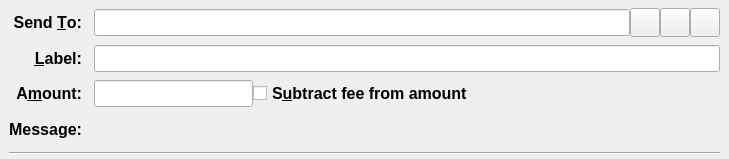
<?xml version="1.0" encoding="UTF-8"?>
<ui version="4.0">
 <class>SendCoinsEntry</class>
 <widget class="QStackedWidget" name="SendCoinsEntry">
  <property name="geometry">
   <rect>
    <x>0</x>
    <y>0</y>
    <width>729</width>
    <height>159</height>
   </rect>
  </property>
  <property name="font">
   <font>
    <pointsize>12</pointsize>
    <weight>75</weight>
    <bold>true</bold>
   </font>
  </property>
  <property name="focusPolicy">
   <enum>Qt::TabFocus</enum>
  </property>
  <property name="autoFillBackground">
   <bool>false</bool>
  </property>
  <widget class="QFrame" name="SendCoins">
   <property name="toolTip">
    <string>This is a normal payment.</string>
   </property>
   <property name="frameShape">
    <enum>QFrame::NoFrame</enum>
   </property>
   <layout class="QGridLayout" name="gridLayout">
    <property name="topMargin">
     <number>8</number>
    </property>
    <property name="bottomMargin">
     <number>4</number>
    </property>
    <property name="horizontalSpacing">
     <number>12</number>
    </property>
    <property name="verticalSpacing">
     <number>8</number>
    </property>
    <item row="3" column="1">
     <widget class="QLabel" name="messageTextLabel">
      <property name="toolTip">
       <string>A message that was attached to the soteria: URI which will be stored with the transaction for your reference. Note: This message will not be sent over the Soteria network.</string>
      </property>
      <property name="textFormat">
       <enum>Qt::PlainText</enum>
      </property>
     </widget>
    </item>
    <item row="1" column="0">
     <widget class="QLabel" name="labellLabel">
      <property name="text">
       <string>&amp;Label:</string>
      </property>
      <property name="alignment">
       <set>Qt::AlignRight|Qt::AlignTrailing|Qt::AlignVCenter</set>
      </property>
      <property name="buddy">
       <cstring>addAsLabel</cstring>
      </property>
     </widget>
    </item>
    <item row="2" column="1">
     <layout class="QHBoxLayout" name="horizontalLayoutAmount" stretch="0,1">
      <item>
       <widget class="SoteriaAmountField" name="payAmount"/>
      </item>
      <item>
       <widget class="QCheckBox" name="checkboxSubtractFeeFromAmount">
        <property name="toolTip">
         <string>The fee will be deducted from the amount being sent. The recipient will receive less soterias than you enter in the amount field. If multiple recipients are selected, the fee is split equally.</string>
        </property>
        <property name="text">
         <string>S&amp;ubtract fee from amount</string>
        </property>
       </widget>
      </item>
     </layout>
    </item>
    <item row="0" column="1">
     <layout class="QHBoxLayout" name="payToLayout">
      <property name="spacing">
       <number>0</number>
      </property>
      <item>
       <widget class="QValidatedLineEdit" name="payTo">
        <property name="toolTip">
         <string>The Soteria address to send the payment to</string>
        </property>
       </widget>
      </item>
      <item>
       <widget class="QToolButton" name="addressBookButton">
        <property name="toolTip">
         <string>Choose previously used address</string>
        </property>
        <property name="text">
         <string/>
        </property>
        <property name="iconSize">
         <size>
          <width>22</width>
          <height>22</height>
         </size>
        </property>
        <property name="shortcut">
         <string>Alt+A</string>
        </property>
       </widget>
      </item>
      <item>
       <widget class="QToolButton" name="pasteButton">
        <property name="toolTip">
         <string>Paste address from clipboard</string>
        </property>
        <property name="text">
         <string/>
        </property>
        <property name="iconSize">
         <size>
          <width>22</width>
          <height>22</height>
         </size>
        </property>
        <property name="shortcut">
         <string>Alt+P</string>
        </property>
       </widget>
      </item>
      <item>
       <widget class="QToolButton" name="deleteButton">
        <property name="toolTip">
         <string>Remove this entry</string>
        </property>
        <property name="text">
         <string/>
        </property>
        <property name="iconSize">
         <size>
          <width>22</width>
          <height>22</height>
         </size>
        </property>
       </widget>
      </item>
     </layout>
    </item>
    <item row="0" column="0">
     <widget class="QLabel" name="payToLabel">
      <property name="text">
       <string>Send &amp;To:</string>
      </property>
      <property name="alignment">
       <set>Qt::AlignRight|Qt::AlignTrailing|Qt::AlignVCenter</set>
      </property>
      <property name="buddy">
       <cstring>payTo</cstring>
      </property>
     </widget>
    </item>
    <item row="3" column="0">
     <widget class="QLabel" name="messageLabel">
      <property name="text">
       <string>Message:</string>
      </property>
      <property name="alignment">
       <set>Qt::AlignRight|Qt::AlignTrailing|Qt::AlignVCenter</set>
      </property>
     </widget>
    </item>
    <item row="2" column="0">
     <widget class="QLabel" name="amountLabel">
      <property name="text">
       <string>A&amp;mount:</string>
      </property>
      <property name="alignment">
       <set>Qt::AlignRight|Qt::AlignTrailing|Qt::AlignVCenter</set>
      </property>
      <property name="buddy">
       <cstring>payAmount</cstring>
      </property>
     </widget>
    </item>
    <item row="1" column="1">
     <widget class="QLineEdit" name="addAsLabel">
      <property name="toolTip">
       <string>Enter a label for this address to add it to the list of used addresses</string>
      </property>
     </widget>
    </item>
    <item row="4" column="0" colspan="2">
     <widget class="Line" name="line">
      <property name="orientation">
       <enum>Qt::Horizontal</enum>
      </property>
     </widget>
    </item>
   </layout>
  </widget>
  <widget class="QFrame" name="SendCoins_UnauthenticatedPaymentRequest">
   <property name="palette">
    <palette>
     <active>
      <colorrole role="WindowText">
       <brush brushstyle="SolidPattern">
        <color alpha="255">
         <red>0</red>
         <green>0</green>
         <blue>0</blue>
        </color>
       </brush>
      </colorrole>
      <colorrole role="Button">
       <brush brushstyle="SolidPattern">
        <color alpha="255">
         <red>255</red>
         <green>255</green>
         <blue>127</blue>
        </color>
       </brush>
      </colorrole>
      <colorrole role="Light">
       <brush brushstyle="SolidPattern">
        <color alpha="255">
         <red>255</red>
         <green>255</green>
         <blue>255</blue>
        </color>
       </brush>
      </colorrole>
      <colorrole role="Midlight">
       <brush brushstyle="SolidPattern">
        <color alpha="255">
         <red>255</red>
         <green>255</green>
         <blue>191</blue>
        </color>
       </brush>
      </colorrole>
      <colorrole role="Dark">
       <brush brushstyle="SolidPattern">
        <color alpha="255">
         <red>127</red>
         <green>127</green>
         <blue>63</blue>
        </color>
       </brush>
      </colorrole>
      <colorrole role="Mid">
       <brush brushstyle="SolidPattern">
        <color alpha="255">
         <red>170</red>
         <green>170</green>
         <blue>84</blue>
        </color>
       </brush>
      </colorrole>
      <colorrole role="Text">
       <brush brushstyle="SolidPattern">
        <color alpha="255">
         <red>0</red>
         <green>0</green>
         <blue>0</blue>
        </color>
       </brush>
      </colorrole>
      <colorrole role="BrightText">
       <brush brushstyle="SolidPattern">
        <color alpha="255">
         <red>255</red>
         <green>255</green>
         <blue>255</blue>
        </color>
       </brush>
      </colorrole>
      <colorrole role="ButtonText">
       <brush brushstyle="SolidPattern">
        <color alpha="255">
         <red>0</red>
         <green>0</green>
         <blue>0</blue>
        </color>
       </brush>
      </colorrole>
      <colorrole role="Base">
       <brush brushstyle="SolidPattern">
        <color alpha="255">
         <red>255</red>
         <green>255</green>
         <blue>255</blue>
        </color>
       </brush>
      </colorrole>
      <colorrole role="Window">
       <brush brushstyle="SolidPattern">
        <color alpha="255">
         <red>255</red>
         <green>255</green>
         <blue>127</blue>
        </color>
       </brush>
      </colorrole>
      <colorrole role="Shadow">
       <brush brushstyle="SolidPattern">
        <color alpha="255">
         <red>0</red>
         <green>0</green>
         <blue>0</blue>
        </color>
       </brush>
      </colorrole>
      <colorrole role="AlternateBase">
       <brush brushstyle="SolidPattern">
        <color alpha="255">
         <red>255</red>
         <green>255</green>
         <blue>191</blue>
        </color>
       </brush>
      </colorrole>
      <colorrole role="ToolTipBase">
       <brush brushstyle="SolidPattern">
        <color alpha="255">
         <red>255</red>
         <green>255</green>
         <blue>220</blue>
        </color>
       </brush>
      </colorrole>
      <colorrole role="ToolTipText">
       <brush brushstyle="SolidPattern">
        <color alpha="255">
         <red>0</red>
         <green>0</green>
         <blue>0</blue>
        </color>
       </brush>
      </colorrole>
      <colorrole role="PlaceholderText">
       <brush brushstyle="NoBrush">
        <color alpha="128">
         <red>0</red>
         <green>0</green>
         <blue>0</blue>
        </color>
       </brush>
      </colorrole>
     </active>
     <inactive>
      <colorrole role="WindowText">
       <brush brushstyle="SolidPattern">
        <color alpha="255">
         <red>0</red>
         <green>0</green>
         <blue>0</blue>
        </color>
       </brush>
      </colorrole>
      <colorrole role="Button">
       <brush brushstyle="SolidPattern">
        <color alpha="255">
         <red>255</red>
         <green>255</green>
         <blue>127</blue>
        </color>
       </brush>
      </colorrole>
      <colorrole role="Light">
       <brush brushstyle="SolidPattern">
        <color alpha="255">
         <red>255</red>
         <green>255</green>
         <blue>255</blue>
        </color>
       </brush>
      </colorrole>
      <colorrole role="Midlight">
       <brush brushstyle="SolidPattern">
        <color alpha="255">
         <red>255</red>
         <green>255</green>
         <blue>191</blue>
        </color>
       </brush>
      </colorrole>
      <colorrole role="Dark">
       <brush brushstyle="SolidPattern">
        <color alpha="255">
         <red>127</red>
         <green>127</green>
         <blue>63</blue>
        </color>
       </brush>
      </colorrole>
      <colorrole role="Mid">
       <brush brushstyle="SolidPattern">
        <color alpha="255">
         <red>170</red>
         <green>170</green>
         <blue>84</blue>
        </color>
       </brush>
      </colorrole>
      <colorrole role="Text">
       <brush brushstyle="SolidPattern">
        <color alpha="255">
         <red>0</red>
         <green>0</green>
         <blue>0</blue>
        </color>
       </brush>
      </colorrole>
      <colorrole role="BrightText">
       <brush brushstyle="SolidPattern">
        <color alpha="255">
         <red>255</red>
         <green>255</green>
         <blue>255</blue>
        </color>
       </brush>
      </colorrole>
      <colorrole role="ButtonText">
       <brush brushstyle="SolidPattern">
        <color alpha="255">
         <red>0</red>
         <green>0</green>
         <blue>0</blue>
        </color>
       </brush>
      </colorrole>
      <colorrole role="Base">
       <brush brushstyle="SolidPattern">
        <color alpha="255">
         <red>255</red>
         <green>255</green>
         <blue>255</blue>
        </color>
       </brush>
      </colorrole>
      <colorrole role="Window">
       <brush brushstyle="SolidPattern">
        <color alpha="255">
         <red>255</red>
         <green>255</green>
         <blue>127</blue>
        </color>
       </brush>
      </colorrole>
      <colorrole role="Shadow">
       <brush brushstyle="SolidPattern">
        <color alpha="255">
         <red>0</red>
         <green>0</green>
         <blue>0</blue>
        </color>
       </brush>
      </colorrole>
      <colorrole role="AlternateBase">
       <brush brushstyle="SolidPattern">
        <color alpha="255">
         <red>255</red>
         <green>255</green>
         <blue>191</blue>
        </color>
       </brush>
      </colorrole>
      <colorrole role="ToolTipBase">
       <brush brushstyle="SolidPattern">
        <color alpha="255">
         <red>255</red>
         <green>255</green>
         <blue>220</blue>
        </color>
       </brush>
      </colorrole>
      <colorrole role="ToolTipText">
       <brush brushstyle="SolidPattern">
        <color alpha="255">
         <red>0</red>
         <green>0</green>
         <blue>0</blue>
        </color>
       </brush>
      </colorrole>
      <colorrole role="PlaceholderText">
       <brush brushstyle="NoBrush">
        <color alpha="128">
         <red>0</red>
         <green>0</green>
         <blue>0</blue>
        </color>
       </brush>
      </colorrole>
     </inactive>
     <disabled>
      <colorrole role="WindowText">
       <brush brushstyle="SolidPattern">
        <color alpha="255">
         <red>127</red>
         <green>127</green>
         <blue>63</blue>
        </color>
       </brush>
      </colorrole>
      <colorrole role="Button">
       <brush brushstyle="SolidPattern">
        <color alpha="255">
         <red>255</red>
         <green>255</green>
         <blue>127</blue>
        </color>
       </brush>
      </colorrole>
      <colorrole role="Light">
       <brush brushstyle="SolidPattern">
        <color alpha="255">
         <red>255</red>
         <green>255</green>
         <blue>255</blue>
        </color>
       </brush>
      </colorrole>
      <colorrole role="Midlight">
       <brush brushstyle="SolidPattern">
        <color alpha="255">
         <red>255</red>
         <green>255</green>
         <blue>191</blue>
        </color>
       </brush>
      </colorrole>
      <colorrole role="Dark">
       <brush brushstyle="SolidPattern">
        <color alpha="255">
         <red>127</red>
         <green>127</green>
         <blue>63</blue>
        </color>
       </brush>
      </colorrole>
      <colorrole role="Mid">
       <brush brushstyle="SolidPattern">
        <color alpha="255">
         <red>170</red>
         <green>170</green>
         <blue>84</blue>
        </color>
       </brush>
      </colorrole>
      <colorrole role="Text">
       <brush brushstyle="SolidPattern">
        <color alpha="255">
         <red>127</red>
         <green>127</green>
         <blue>63</blue>
        </color>
       </brush>
      </colorrole>
      <colorrole role="BrightText">
       <brush brushstyle="SolidPattern">
        <color alpha="255">
         <red>255</red>
         <green>255</green>
         <blue>255</blue>
        </color>
       </brush>
      </colorrole>
      <colorrole role="ButtonText">
       <brush brushstyle="SolidPattern">
        <color alpha="255">
         <red>127</red>
         <green>127</green>
         <blue>63</blue>
        </color>
       </brush>
      </colorrole>
      <colorrole role="Base">
       <brush brushstyle="SolidPattern">
        <color alpha="255">
         <red>255</red>
         <green>255</green>
         <blue>127</blue>
        </color>
       </brush>
      </colorrole>
      <colorrole role="Window">
       <brush brushstyle="SolidPattern">
        <color alpha="255">
         <red>255</red>
         <green>255</green>
         <blue>127</blue>
        </color>
       </brush>
      </colorrole>
      <colorrole role="Shadow">
       <brush brushstyle="SolidPattern">
        <color alpha="255">
         <red>0</red>
         <green>0</green>
         <blue>0</blue>
        </color>
       </brush>
      </colorrole>
      <colorrole role="AlternateBase">
       <brush brushstyle="SolidPattern">
        <color alpha="255">
         <red>255</red>
         <green>255</green>
         <blue>127</blue>
        </color>
       </brush>
      </colorrole>
      <colorrole role="ToolTipBase">
       <brush brushstyle="SolidPattern">
        <color alpha="255">
         <red>255</red>
         <green>255</green>
         <blue>220</blue>
        </color>
       </brush>
      </colorrole>
      <colorrole role="ToolTipText">
       <brush brushstyle="SolidPattern">
        <color alpha="255">
         <red>0</red>
         <green>0</green>
         <blue>0</blue>
        </color>
       </brush>
      </colorrole>
      <colorrole role="PlaceholderText">
       <brush brushstyle="NoBrush">
        <color alpha="128">
         <red>0</red>
         <green>0</green>
         <blue>0</blue>
        </color>
       </brush>
      </colorrole>
     </disabled>
    </palette>
   </property>
   <property name="toolTip">
    <string>This is an unauthenticated payment request.</string>
   </property>
   <property name="autoFillBackground">
    <bool>true</bool>
   </property>
   <property name="frameShape">
    <enum>QFrame::NoFrame</enum>
   </property>
   <layout class="QGridLayout" name="gridLayout_is">
    <property name="spacing">
     <number>12</number>
    </property>
    <item row="0" column="0">
     <widget class="QLabel" name="payToLabel_is">
      <property name="text">
       <string>Send to:</string>
      </property>
      <property name="alignment">
       <set>Qt::AlignRight|Qt::AlignTrailing|Qt::AlignVCenter</set>
      </property>
     </widget>
    </item>
    <item row="0" column="1">
     <layout class="QHBoxLayout" name="payToLayout_is">
      <property name="spacing">
       <number>0</number>
      </property>
      <item>
       <widget class="QLabel" name="payTo_is"/>
      </item>
      <item>
       <widget class="QToolButton" name="deleteButton_is">
        <property name="toolTip">
         <string>Remove this entry</string>
        </property>
        <property name="text">
         <string/>
        </property>
       </widget>
      </item>
     </layout>
    </item>
    <item row="1" column="0">
     <widget class="QLabel" name="memoLabel_is">
      <property name="text">
       <string>Memo:</string>
      </property>
      <property name="alignment">
       <set>Qt::AlignRight|Qt::AlignTrailing|Qt::AlignVCenter</set>
      </property>
     </widget>
    </item>
    <item row="1" column="1">
     <widget class="QLabel" name="memoTextLabel_is">
      <property name="textFormat">
       <enum>Qt::PlainText</enum>
      </property>
     </widget>
    </item>
    <item row="2" column="0">
     <widget class="QLabel" name="amountLabel_is">
      <property name="text">
       <string>A&amp;mount:</string>
      </property>
      <property name="alignment">
       <set>Qt::AlignRight|Qt::AlignTrailing|Qt::AlignVCenter</set>
      </property>
      <property name="buddy">
       <cstring>payAmount_is</cstring>
      </property>
     </widget>
    </item>
    <item row="2" column="1">
     <widget class="SoteriaAmountField" name="payAmount_is">
      <property name="acceptDrops">
       <bool>false</bool>
      </property>
     </widget>
    </item>
   </layout>
  </widget>
  <widget class="QFrame" name="SendCoins_AuthenticatedPaymentRequest">
   <property name="palette">
    <palette>
     <active>
      <colorrole role="WindowText">
       <brush brushstyle="SolidPattern">
        <color alpha="255">
         <red>0</red>
         <green>0</green>
         <blue>0</blue>
        </color>
       </brush>
      </colorrole>
      <colorrole role="Button">
       <brush brushstyle="SolidPattern">
        <color alpha="255">
         <red>140</red>
         <green>232</green>
         <blue>119</blue>
        </color>
       </brush>
      </colorrole>
      <colorrole role="Light">
       <brush brushstyle="SolidPattern">
        <color alpha="255">
         <red>230</red>
         <green>255</green>
         <blue>224</blue>
        </color>
       </brush>
      </colorrole>
      <colorrole role="Midlight">
       <brush brushstyle="SolidPattern">
        <color alpha="255">
         <red>185</red>
         <green>243</green>
         <blue>171</blue>
        </color>
       </brush>
      </colorrole>
      <colorrole role="Dark">
       <brush brushstyle="SolidPattern">
        <color alpha="255">
         <red>70</red>
         <green>116</green>
         <blue>59</blue>
        </color>
       </brush>
      </colorrole>
      <colorrole role="Mid">
       <brush brushstyle="SolidPattern">
        <color alpha="255">
         <red>93</red>
         <green>155</green>
         <blue>79</blue>
        </color>
       </brush>
      </colorrole>
      <colorrole role="Text">
       <brush brushstyle="SolidPattern">
        <color alpha="255">
         <red>0</red>
         <green>0</green>
         <blue>0</blue>
        </color>
       </brush>
      </colorrole>
      <colorrole role="BrightText">
       <brush brushstyle="SolidPattern">
        <color alpha="255">
         <red>155</red>
         <green>255</green>
         <blue>147</blue>
        </color>
       </brush>
      </colorrole>
      <colorrole role="ButtonText">
       <brush brushstyle="SolidPattern">
        <color alpha="255">
         <red>0</red>
         <green>0</green>
         <blue>0</blue>
        </color>
       </brush>
      </colorrole>
      <colorrole role="Base">
       <brush brushstyle="SolidPattern">
        <color alpha="255">
         <red>119</red>
         <green>255</green>
         <blue>233</blue>
        </color>
       </brush>
      </colorrole>
      <colorrole role="Window">
       <brush brushstyle="SolidPattern">
        <color alpha="255">
         <red>140</red>
         <green>232</green>
         <blue>119</blue>
        </color>
       </brush>
      </colorrole>
      <colorrole role="Shadow">
       <brush brushstyle="SolidPattern">
        <color alpha="255">
         <red>0</red>
         <green>0</green>
         <blue>0</blue>
        </color>
       </brush>
      </colorrole>
      <colorrole role="AlternateBase">
       <brush brushstyle="SolidPattern">
        <color alpha="255">
         <red>197</red>
         <green>243</green>
         <blue>187</blue>
        </color>
       </brush>
      </colorrole>
      <colorrole role="NoRole">
       <brush brushstyle="SolidPattern">
        <color alpha="255">
         <red>125</red>
         <green>194</green>
         <blue>122</blue>
        </color>
       </brush>
      </colorrole>
      <colorrole role="ToolTipBase">
       <brush brushstyle="SolidPattern">
        <color alpha="255">
         <red>255</red>
         <green>255</green>
         <blue>220</blue>
        </color>
       </brush>
      </colorrole>
      <colorrole role="ToolTipText">
       <brush brushstyle="SolidPattern">
        <color alpha="255">
         <red>0</red>
         <green>0</green>
         <blue>0</blue>
        </color>
       </brush>
      </colorrole>
      <colorrole role="PlaceholderText">
       <brush brushstyle="NoBrush">
        <color alpha="128">
         <red>0</red>
         <green>0</green>
         <blue>0</blue>
        </color>
       </brush>
      </colorrole>
     </active>
     <inactive>
      <colorrole role="WindowText">
       <brush brushstyle="SolidPattern">
        <color alpha="255">
         <red>0</red>
         <green>0</green>
         <blue>0</blue>
        </color>
       </brush>
      </colorrole>
      <colorrole role="Button">
       <brush brushstyle="SolidPattern">
        <color alpha="255">
         <red>140</red>
         <green>232</green>
         <blue>119</blue>
        </color>
       </brush>
      </colorrole>
      <colorrole role="Light">
       <brush brushstyle="SolidPattern">
        <color alpha="255">
         <red>230</red>
         <green>255</green>
         <blue>224</blue>
        </color>
       </brush>
      </colorrole>
      <colorrole role="Midlight">
       <brush brushstyle="SolidPattern">
        <color alpha="255">
         <red>185</red>
         <green>243</green>
         <blue>171</blue>
        </color>
       </brush>
      </colorrole>
      <colorrole role="Dark">
       <brush brushstyle="SolidPattern">
        <color alpha="255">
         <red>70</red>
         <green>116</green>
         <blue>59</blue>
        </color>
       </brush>
      </colorrole>
      <colorrole role="Mid">
       <brush brushstyle="SolidPattern">
        <color alpha="255">
         <red>93</red>
         <green>155</green>
         <blue>79</blue>
        </color>
       </brush>
      </colorrole>
      <colorrole role="Text">
       <brush brushstyle="SolidPattern">
        <color alpha="255">
         <red>0</red>
         <green>0</green>
         <blue>0</blue>
        </color>
       </brush>
      </colorrole>
      <colorrole role="BrightText">
       <brush brushstyle="SolidPattern">
        <color alpha="255">
         <red>155</red>
         <green>255</green>
         <blue>147</blue>
        </color>
       </brush>
      </colorrole>
      <colorrole role="ButtonText">
       <brush brushstyle="SolidPattern">
        <color alpha="255">
         <red>0</red>
         <green>0</green>
         <blue>0</blue>
        </color>
       </brush>
      </colorrole>
      <colorrole role="Base">
       <brush brushstyle="SolidPattern">
        <color alpha="255">
         <red>119</red>
         <green>255</green>
         <blue>233</blue>
        </color>
       </brush>
      </colorrole>
      <colorrole role="Window">
       <brush brushstyle="SolidPattern">
        <color alpha="255">
         <red>140</red>
         <green>232</green>
         <blue>119</blue>
        </color>
       </brush>
      </colorrole>
      <colorrole role="Shadow">
       <brush brushstyle="SolidPattern">
        <color alpha="255">
         <red>0</red>
         <green>0</green>
         <blue>0</blue>
        </color>
       </brush>
      </colorrole>
      <colorrole role="AlternateBase">
       <brush brushstyle="SolidPattern">
        <color alpha="255">
         <red>197</red>
         <green>243</green>
         <blue>187</blue>
        </color>
       </brush>
      </colorrole>
      <colorrole role="NoRole">
       <brush brushstyle="SolidPattern">
        <color alpha="255">
         <red>125</red>
         <green>194</green>
         <blue>122</blue>
        </color>
       </brush>
      </colorrole>
      <colorrole role="ToolTipBase">
       <brush brushstyle="SolidPattern">
        <color alpha="255">
         <red>255</red>
         <green>255</green>
         <blue>220</blue>
        </color>
       </brush>
      </colorrole>
      <colorrole role="ToolTipText">
       <brush brushstyle="SolidPattern">
        <color alpha="255">
         <red>0</red>
         <green>0</green>
         <blue>0</blue>
        </color>
       </brush>
      </colorrole>
      <colorrole role="PlaceholderText">
       <brush brushstyle="NoBrush">
        <color alpha="128">
         <red>0</red>
         <green>0</green>
         <blue>0</blue>
        </color>
       </brush>
      </colorrole>
     </inactive>
     <disabled>
      <colorrole role="WindowText">
       <brush brushstyle="SolidPattern">
        <color alpha="255">
         <red>70</red>
         <green>116</green>
         <blue>59</blue>
        </color>
       </brush>
      </colorrole>
      <colorrole role="Button">
       <brush brushstyle="SolidPattern">
        <color alpha="255">
         <red>140</red>
         <green>232</green>
         <blue>119</blue>
        </color>
       </brush>
      </colorrole>
      <colorrole role="Light">
       <brush brushstyle="SolidPattern">
        <color alpha="255">
         <red>230</red>
         <green>255</green>
         <blue>224</blue>
        </color>
       </brush>
      </colorrole>
      <colorrole role="Midlight">
       <brush brushstyle="SolidPattern">
        <color alpha="255">
         <red>185</red>
         <green>243</green>
         <blue>171</blue>
        </color>
       </brush>
      </colorrole>
      <colorrole role="Dark">
       <brush brushstyle="SolidPattern">
        <color alpha="255">
         <red>70</red>
         <green>116</green>
         <blue>59</blue>
        </color>
       </brush>
      </colorrole>
      <colorrole role="Mid">
       <brush brushstyle="SolidPattern">
        <color alpha="255">
         <red>93</red>
         <green>155</green>
         <blue>79</blue>
        </color>
       </brush>
      </colorrole>
      <colorrole role="Text">
       <brush brushstyle="SolidPattern">
        <color alpha="255">
         <red>70</red>
         <green>116</green>
         <blue>59</blue>
        </color>
       </brush>
      </colorrole>
      <colorrole role="BrightText">
       <brush brushstyle="SolidPattern">
        <color alpha="255">
         <red>155</red>
         <green>255</green>
         <blue>147</blue>
        </color>
       </brush>
      </colorrole>
      <colorrole role="ButtonText">
       <brush brushstyle="SolidPattern">
        <color alpha="255">
         <red>70</red>
         <green>116</green>
         <blue>59</blue>
        </color>
       </brush>
      </colorrole>
      <colorrole role="Base">
       <brush brushstyle="SolidPattern">
        <color alpha="255">
         <red>140</red>
         <green>232</green>
         <blue>119</blue>
        </color>
       </brush>
      </colorrole>
      <colorrole role="Window">
       <brush brushstyle="SolidPattern">
        <color alpha="255">
         <red>140</red>
         <green>232</green>
         <blue>119</blue>
        </color>
       </brush>
      </colorrole>
      <colorrole role="Shadow">
       <brush brushstyle="SolidPattern">
        <color alpha="255">
         <red>0</red>
         <green>0</green>
         <blue>0</blue>
        </color>
       </brush>
      </colorrole>
      <colorrole role="AlternateBase">
       <brush brushstyle="SolidPattern">
        <color alpha="255">
         <red>140</red>
         <green>232</green>
         <blue>119</blue>
        </color>
       </brush>
      </colorrole>
      <colorrole role="NoRole">
       <brush brushstyle="SolidPattern">
        <color alpha="255">
         <red>125</red>
         <green>194</green>
         <blue>122</blue>
        </color>
       </brush>
      </colorrole>
      <colorrole role="ToolTipBase">
       <brush brushstyle="SolidPattern">
        <color alpha="255">
         <red>255</red>
         <green>255</green>
         <blue>220</blue>
        </color>
       </brush>
      </colorrole>
      <colorrole role="ToolTipText">
       <brush brushstyle="SolidPattern">
        <color alpha="255">
         <red>0</red>
         <green>0</green>
         <blue>0</blue>
        </color>
       </brush>
      </colorrole>
      <colorrole role="PlaceholderText">
       <brush brushstyle="NoBrush">
        <color alpha="128">
         <red>0</red>
         <green>0</green>
         <blue>0</blue>
        </color>
       </brush>
      </colorrole>
     </disabled>
    </palette>
   </property>
   <property name="toolTip">
    <string>This is an authenticated payment request.</string>
   </property>
   <property name="autoFillBackground">
    <bool>true</bool>
   </property>
   <property name="frameShape">
    <enum>QFrame::NoFrame</enum>
   </property>
   <layout class="QGridLayout" name="gridLayout_s">
    <property name="spacing">
     <number>12</number>
    </property>
    <item row="0" column="0">
     <widget class="QLabel" name="payToLabel_s">
      <property name="text">
       <string>Send to:</string>
      </property>
      <property name="alignment">
       <set>Qt::AlignRight|Qt::AlignTrailing|Qt::AlignVCenter</set>
      </property>
     </widget>
    </item>
    <item row="0" column="1">
     <layout class="QHBoxLayout" name="payToLayout_s">
      <property name="spacing">
       <number>0</number>
      </property>
      <item>
       <widget class="QLabel" name="payTo_s">
        <property name="textFormat">
         <enum>Qt::PlainText</enum>
        </property>
       </widget>
      </item>
      <item>
       <widget class="QToolButton" name="deleteButton_s">
        <property name="toolTip">
         <string>Remove this entry</string>
        </property>
        <property name="text">
         <string/>
        </property>
       </widget>
      </item>
     </layout>
    </item>
    <item row="1" column="0">
     <widget class="QLabel" name="memoLabel_s">
      <property name="text">
       <string>Memo:</string>
      </property>
      <property name="alignment">
       <set>Qt::AlignRight|Qt::AlignTrailing|Qt::AlignVCenter</set>
      </property>
     </widget>
    </item>
    <item row="1" column="1">
     <widget class="QLabel" name="memoTextLabel_s">
      <property name="textFormat">
       <enum>Qt::PlainText</enum>
      </property>
     </widget>
    </item>
    <item row="2" column="0">
     <widget class="QLabel" name="amountLabel_s">
      <property name="text">
       <string>A&amp;mount:</string>
      </property>
      <property name="alignment">
       <set>Qt::AlignRight|Qt::AlignTrailing|Qt::AlignVCenter</set>
      </property>
      <property name="buddy">
       <cstring>payAmount_s</cstring>
      </property>
     </widget>
    </item>
    <item row="2" column="1">
     <widget class="SoteriaAmountField" name="payAmount_s">
      <property name="acceptDrops">
       <bool>false</bool>
      </property>
     </widget>
    </item>
   </layout>
  </widget>
 </widget>
 <customwidgets>
  <customwidget>
   <class>QValidatedLineEdit</class>
   <extends>QLineEdit</extends>
   <header>qvalidatedlineedit.h</header>
  </customwidget>
  <customwidget>
   <class>SoteriaAmountField</class>
   <extends>QLineEdit</extends>
   <header>soteriaamountfield.h</header>
   <container>1</container>
  </customwidget>
 </customwidgets>
 <tabstops>
  <tabstop>payTo</tabstop>
  <tabstop>addressBookButton</tabstop>
  <tabstop>pasteButton</tabstop>
  <tabstop>deleteButton</tabstop>
  <tabstop>addAsLabel</tabstop>
  <tabstop>payAmount</tabstop>
  <tabstop>payAmount_is</tabstop>
  <tabstop>deleteButton_is</tabstop>
  <tabstop>payAmount_s</tabstop>
  <tabstop>deleteButton_s</tabstop>
 </tabstops>
 <resources>
  <include location="../soteria.qrc"/>
 </resources>
 <connections/>
</ui>
